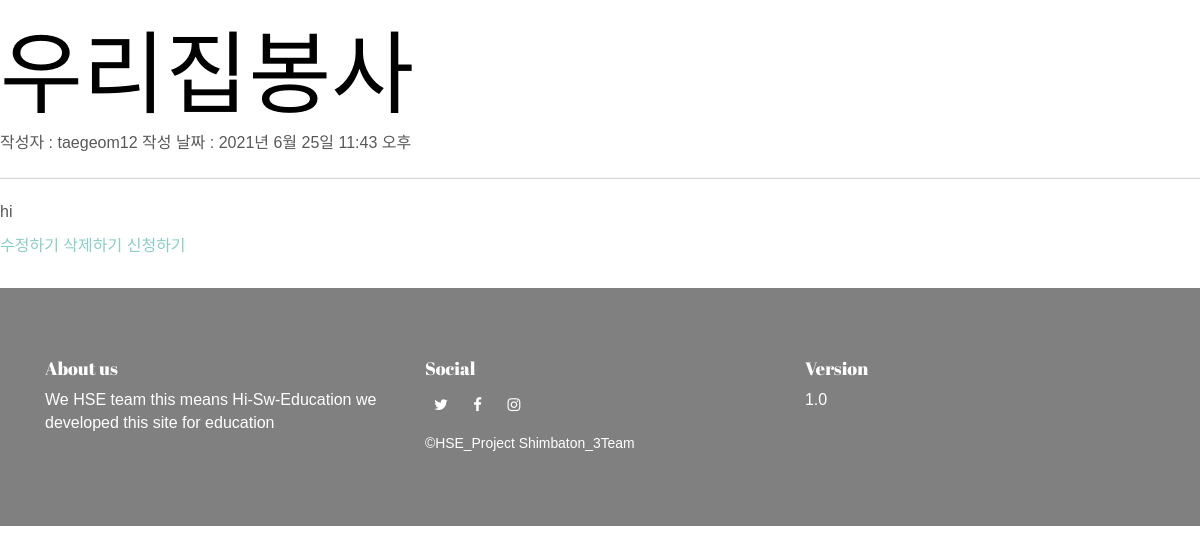
The page /education/1/ on the database its author committed.
### education/models.py (models this page shows)
class EduPost(models.Model):
    title = models.CharField(max_length=200)
    writer = models.ForeignKey(User, on_delete=models.CASCADE)
    pub_date = models.DateTimeField()
    due_date = models.DateTimeField()
    main_teacher = models.IntegerField()
    sub_teacher = models.IntegerField()
    body = models.TextField()
    video = models.FileField(upload_to="videos_uploaded", null=True)
    extrafile = models.FileField(upload_to="extrafiles/", null=True)

### education/views.py (the view)
# urls.py: path("<int:id>/", detail, name="detail"),
def detail(request, id):
    post = get_object_or_404(EduPost, pk=id)
    return render(request, "education/detail.html", {"post": post})

### education/templates/education/detail.html (shortened to what this page needs)
{% extends 'base.html' %}
{% load static %}
{% block content %}
<h1>{{post.title}}</h1>
작성자 : {{post.writer}}
작성 날짜 : {{post.pub_date}}
<hr>
<p>{{post.body}}</p>
<a href="{%url 'education:edit' post.id %}" class="btn_post">수정하기</a>
<a href="{%url 'education:delete' post.id %}" class="btn_post">삭제하기</a>
<a href="{%url 'apply:apply_detail' post.id %}" class="btn_post">신청하기</a>
{% endblock %}

### HSE/static/css/main.97292821.css (style rules this page uses)
html { font-family:sans-serif;-ms-text-size-adjust:100%;-webkit-text-size-adjust:100% }
body { margin:0 }
a { background-color:transparent }
h1 { font-size:2em;margin:.67em 0 }
hr { box-sizing:content-box;height:0 }
*,:after,:before { -webkit-box-sizing:border-box;-moz-box-sizing:border-box;box-sizing:border-box }
html { font-size:10px;-webkit-tap-highlight-color:transparent }
body { font-family:Nunito Sans,Helvetica,Arial,sans-serif;font-size:16px;line-height:1.42857;color:#585858;background-color:#fff }
a { color:#8acfc5;text-decoration:none }
hr { margin-top:22px;margin-bottom:22px;border:0;border-top:1px solid #eee }
.h1,.h2,.h3,.h4,.h5,.h6,h1,h2,h3,h4,h5,h6 { font-family:Abril Fatface,Times New Roman,Times,serif;font-weight:500;line-height:1.1;color:#000 }
.h1,.h2,.h3,h1,h2,h3 { margin-top:22px;margin-bottom:11px }
.h1,h1 { font-size:90px }
p { margin:0 0 11px }
body { padding-top:0 }

### HSE/templates/base.html (style rules this page uses)
body { font-family: "Apple SD Gothic Neo", "Malgun Gothic", sans-serif; }

### rows shown on the page
EduPost: title "우리집봉사", writer "taegeom12", pub_date "2021년 6월 25일 11:43 오후", body "hi"
